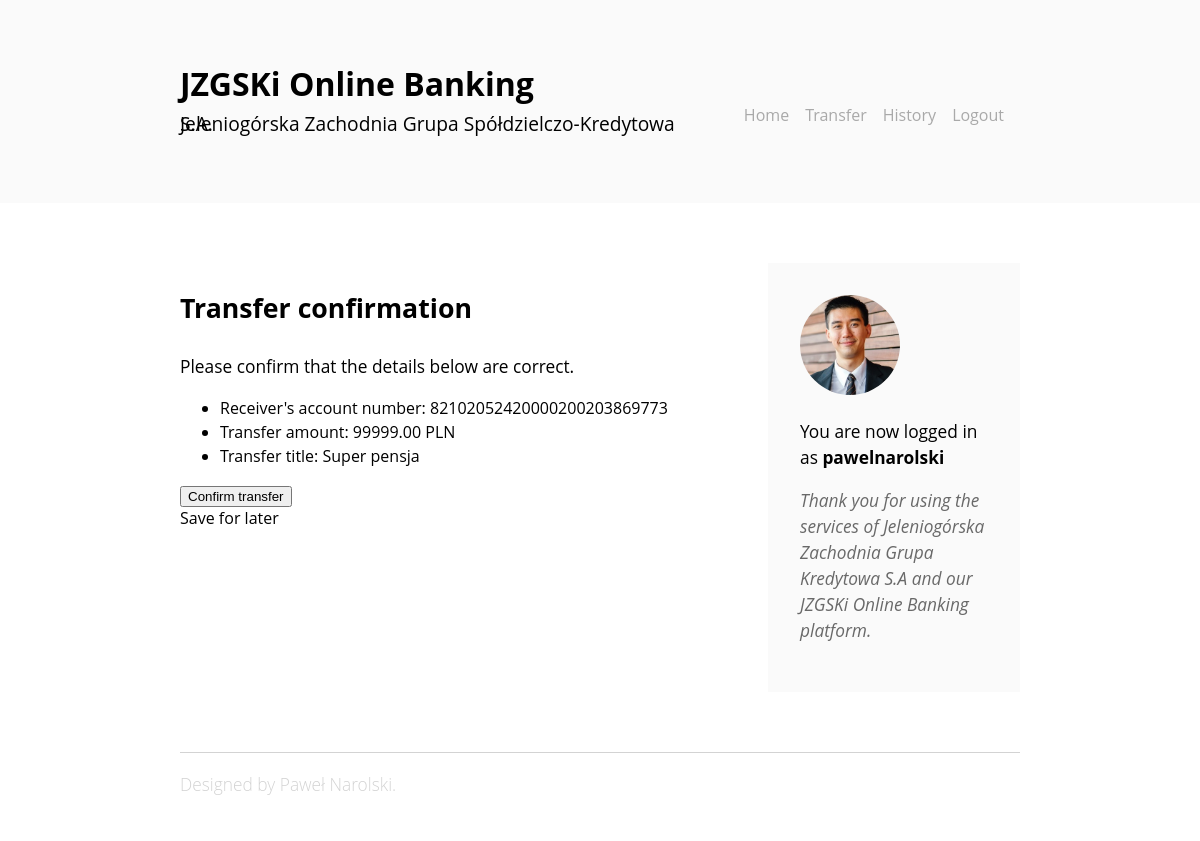
Screenshot of /transfers/confirm (signed in) with the database file from the repository.
### onlinebank/models.py (models this page shows, shortened)
class TransferRequest(models.Model):
    IBAN_validator = RegexValidator(regex=r'^\d{26}$', message="Bank account must have 26 digits.")
    from_account = models.ForeignKey(User, editable=False, on_delete=models.CASCADE)
    to_account = models.CharField(validators=[IBAN_validator], null=False, max_length=26)
    title = models.CharField(max_length=60, blank=False, null=False)
    amount = models.DecimalField(max_digits=22, decimal_places=2)

### onlinebank/views.py (the view)
# urls.py: path('transfers/confirm', views.confirm_transfer, name="confirm_transfer"),
def confirm_transfer(request):
    requests = [_ for _ in models.TransferRequest.objects.all() if _.from_account == request.user]
    transfer_request = requests.pop(-1)
    if transfer_request is not None:
        if request.method == "POST":
            Transfer.objects.create(to_account = transfer_request.to_account, title=transfer_request.title, amount=transfer_request.amount, from_account=transfer_request.from_account)
            transfer_request.delete()
            return redirect('complete_transfer')
        context = {
            'to_account': transfer_request.to_account,
            'title': transfer_request.title,
            'amount': transfer_request.amount,
        }
        return render(request, 'onlinebank/confirm_transfer.html', context)
    else:
        return redirect('home')

### onlinebank/templates/onlinebank/confirm_transfer.html (shortened to what this page needs)
{% extends 'onlinebank/base.html' %}
{% block content %}
{% if user.is_authenticated %}
<div class="article">
    <h3>Transfer confirmation</h3>
    <p>Please confirm that the details below are correct.</p>
    <form method="post">
        <div>
        <ul id="transfer-details">
            <li>Receiver's account number: {{ to_account }}</li>
            <li>Transfer amount: {{ amount }} PLN</li>
            <li>Transfer title: {{ title }}</li>
        </ul>
        </div>
        <button type="submit" class="pure-button">Confirm transfer</button>
        <div class="pure-button" onclick="location.href='{% url 'home' %}'">Save for later</div>
    </form>
</div>
{% else %}
<div class="article">
    <h3>User not logged in</h3>
    <p>Please log in first</p>
</div>
{% endif %}
{% endblock %}

### onlinebank/templates/onlinebank/base.html (shortened to what this page needs)
{% load static %}
<!DOCTYPE html>
<html lang="pl">
<head>
    <link rel="stylesheet" href="{% static 'css/style.css' %}">
    <link rel="stylesheet" href="https://unpkg.com/purecss@1.0.0/build/pure-min.css">
</head>
<body>
    <div class="header">
        <div class="branding">
            <div class="logo">
                <a class="logo-link" href="{% url 'home' %}">JZGSKi Online Banking</a>
                <h2>Jeleniogórska Zachodnia Grupa Spółdzielczo-Kredytowa S.A.</h2>
            </div>
            <div class="menu-container">
                <ul class="menu">
                    <li class="menu-item"><a href="{% url 'home' %}">Home</a></li>
                    {% if user.is_authenticated %}
                    <li class="menu-item"><a href="{% url 'new_transfer' %}" class="active">Transfer</a></li>
                    <li class="menu-item"><a href="{% url 'history' %}" class="active">History</a></li>
                    <li class="menu-item"><a href="{% url 'logout' %}" class="active">Logout</a></li>
                    {% endif %}
                </ul>
            </div>
        </div>
    </div>
    <div class="content">
        {% block content %}
        {% endblock %}
        <div class="sidebar">
            <div class="sidebar-content">
                <div class="biography animated fadeInUp">
                    {% if request.user.is_authenticated %}
                        <img class="profile-pic" src="{% static 'img/profile.jpg' %}" alt="My picture" />
                        <p class"biography-c">You are now logged in as <b>{{ user.username }}</b></p>
                        <p class="biography-c">Thank you for using the services of Jeleniogórska Zachodnia Grupa Kredytowa S.A and our JZGSKi Online Banking platform.</p>
                    {% else %}
                        <h4>Howdy, stranger!</h4>
                        <p class="biography-c">You are not logged in to your bank account at the moment.</p>
                        <p class="biography-c">We encourage you to log in to the JZGSKi or to create a new bank account today!</p>
                    {% endif %}
                </div>
            </div>
        </div>
    </div>
    <div class="footer">
        <div class="about">
            <p>Designed by Paweł Narolski.</p>
        </div>
    </div>
</body>
</html>

### onlinebank/static/css/style.css (style rules this page uses)
.animated { -webkit-animation-duration: 0.5s; animation-duration: 1s; -webkit-animation-fill-mode: both; animation-fill-mode: both; }
.fadeInUp { -webkit-animation-name: fadeInUp; animation-name: fadeInUp; }
.header { background: #FAFAFA; width: 100%; float: left; }
.logo { width: 60%; float: left; }
.menu-container { width: 40%; float: left; }
.menu { list-style-type: none; float: right; }
.menu-item { float: left; display: inline-block; padding: 1.7em 16px 0 0; }
.menu a { text-decoration: none; font-weight: 400; color: darkgrey; }
body { font-family: SF Display, Open Sans, sans-serif; margin: 0 auto; }
.branding { width: 70%; padding: 5% 15%; float: left; }
h2 { font-weight: 400; font-size: 1.2em; line-height: 0; }
.content { float: left; margin: 5% 15% 5% 15%; position: relative; overflow: hidden; }
p { line-height: 1.5em; font-size: 13pt; }
h3 { font-size: 20pt }
.article { float: left; width: 65%; margin-right: 5%; }
.sidebar { float: left; width: 30%; }
.sidebar-content { float:left; }
.biography { background-color: #FAFAFA; padding: 2em 2em; }
.biography-c { font-style: italic; color: dimgray }
.profile-pic { width: 100px; border-radius: 50%; margin-left: auto; margin-right: auto; }
.about { color: lightgray; font-weight: 300; }
.footer { float: left; margin: 0% 15% 5% 15%; border-top: 1px solid lightgray; width: 70%; }
li { line-height: 1.5em; }
.logo-link { text-decoration: none; font-size: 2em; font-weight: bold; color: black; line-height: 1.5em; }

### rows the page displays
TransferRequest: to_account "82102052420000200203869773", amount "99999.00", title "Super pensja"

### other values shown
{{ user.username }} "pawelnarolski"
